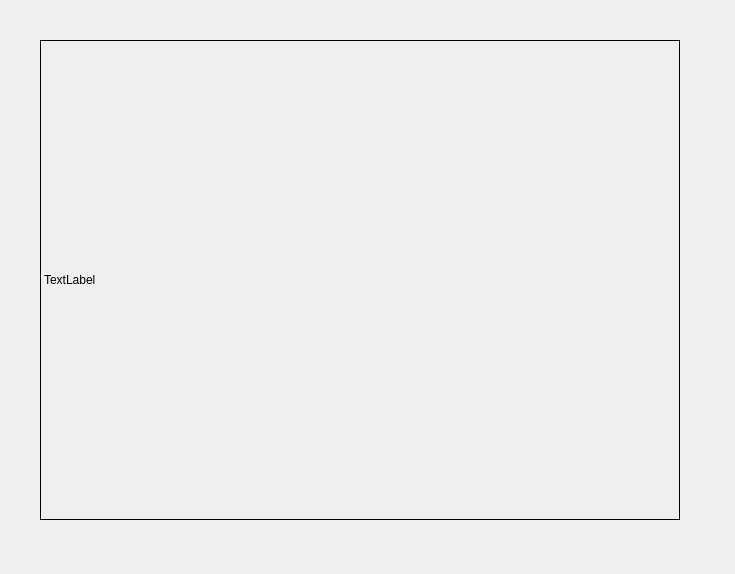
<?xml version="1.0" encoding="UTF-8"?>
<ui version="4.0">
 <class>MainWindowDesign</class>
 <widget class="QMainWindow" name="MainWindowDesign">
  <property name="geometry">
   <rect>
    <x>0</x>
    <y>0</y>
    <width>735</width>
    <height>574</height>
   </rect>
  </property>
  <property name="windowTitle">
   <string>QRosApp</string>
  </property>
  <property name="windowIcon">
   <iconset resource="../resources/images.qrc">
    <normaloff>:/images/icon.png</normaloff>:/images/icon.png</iconset>
  </property>
  <property name="locale">
   <locale language="English" country="Australia"/>
  </property>
  <widget class="QWidget" name="centralwidget">
   <widget class="QLabel" name="label">
    <property name="geometry">
     <rect>
      <x>40</x>
      <y>40</y>
      <width>640</width>
      <height>480</height>
     </rect>
    </property>
    <property name="frameShape">
     <enum>QFrame::Box</enum>
    </property>
    <property name="text">
     <string>TextLabel</string>
    </property>
   </widget>
  </widget>
  <action name="action_Quit">
   <property name="text">
    <string>&amp;Quit</string>
   </property>
   <property name="shortcut">
    <string>Ctrl+Q</string>
   </property>
   <property name="shortcutContext">
    <enum>Qt::ApplicationShortcut</enum>
   </property>
  </action>
  <action name="action_Preferences">
   <property name="text">
    <string>&amp;Preferences</string>
   </property>
  </action>
  <action name="actionAbout">
   <property name="text">
    <string>&amp;About</string>
   </property>
  </action>
  <action name="actionAbout_Qt">
   <property name="text">
    <string>About &amp;Qt</string>
   </property>
  </action>
 </widget>
 <resources>
  <include location="../resources/images.qrc"/>
 </resources>
 <connections>
  <connection>
   <sender>action_Quit</sender>
   <signal>triggered()</signal>
   <receiver>MainWindowDesign</receiver>
   <slot>close()</slot>
   <hints>
    <hint type="sourcelabel">
     <x>-1</x>
     <y>-1</y>
    </hint>
    <hint type="destinationlabel">
     <x>399</x>
     <y>299</y>
    </hint>
   </hints>
  </connection>
 </connections>
</ui>
